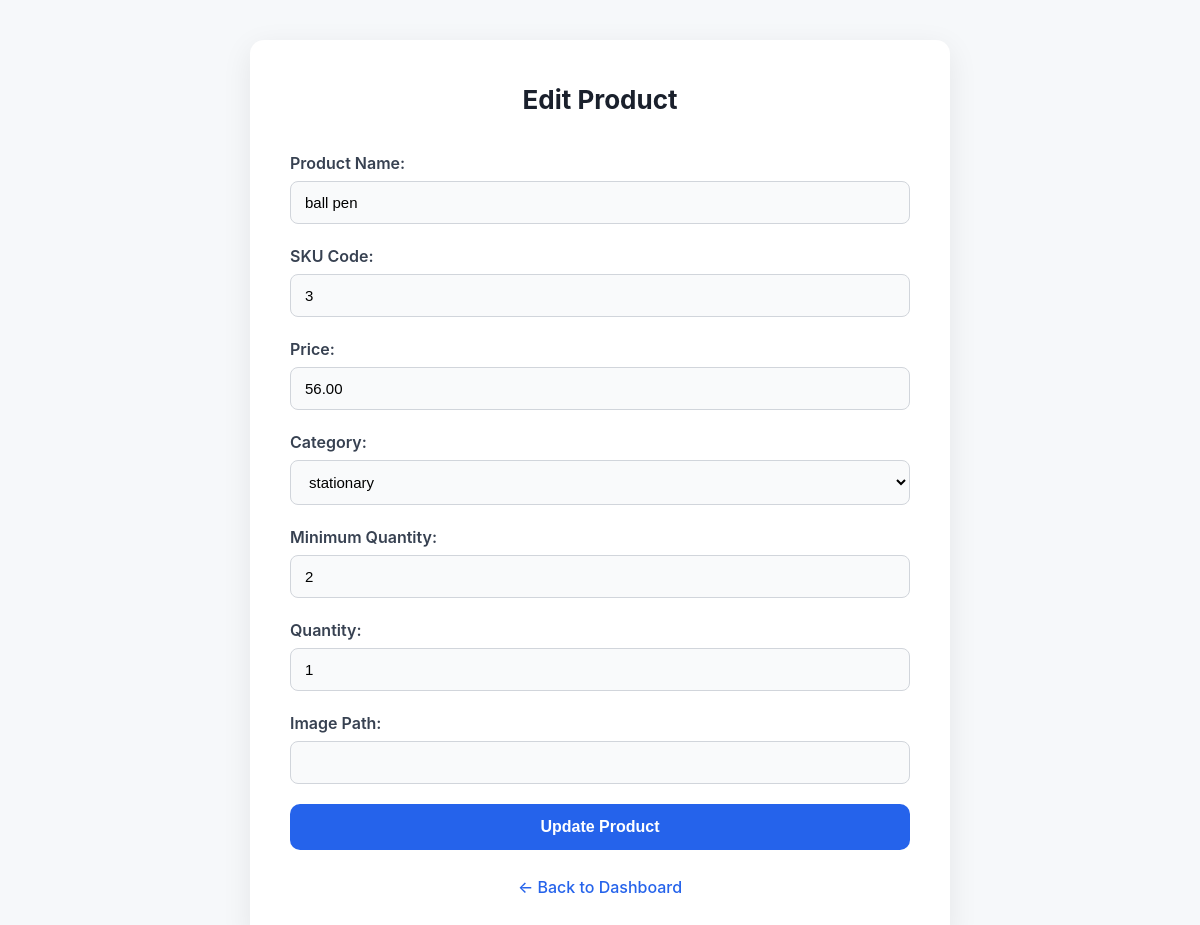
The page /inventory/edit/2/ on the database as committed earlier.
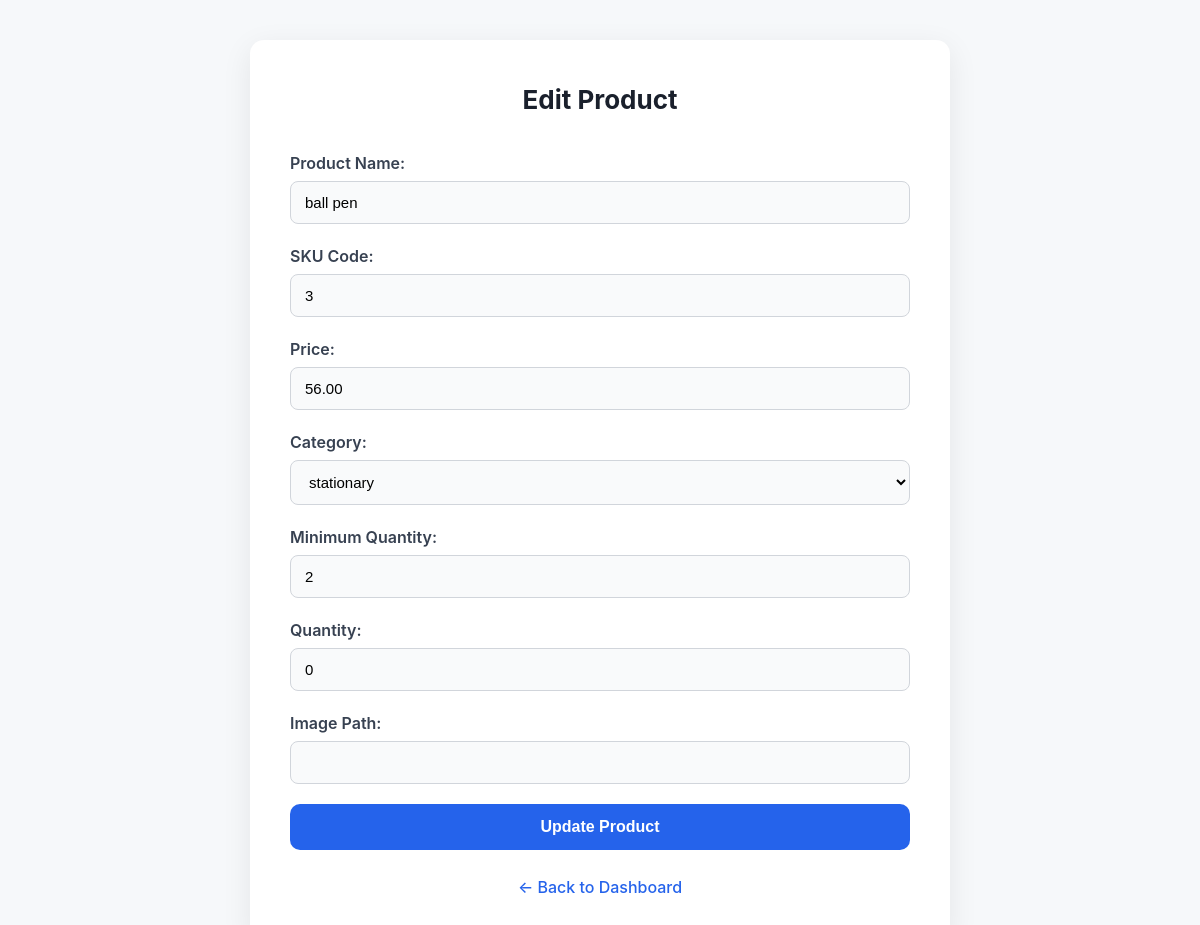
The same page on the database as committed later.
### inventory/models.py (models this page shows, shortened)
class ProductInventory(models.Model):
    name = models.CharField(max_length=255)
    sku_code = models.CharField(max_length=100, unique=True)
    price = models.DecimalField(max_digits=10, decimal_places=2)
    category = models.ForeignKey(Category, on_delete=models.CASCADE)
    minimum_quantity = models.IntegerField(default=10)
    quantity = models.IntegerField()
    image_path = models.ImageField(upload_to='product_images/', blank=True, null=True)  # Using ImageField instead of CharField
    created_at = models.DateTimeField(auto_now_add=True)
    updated_at = models.DateTimeField(auto_now=True)

class Category(models.Model):
    name = models.CharField(max_length=100)

### inventory/views.py (the view, shortened to what this page needs)
# urls.py: path('inventory/edit/<int:product_id>/', views.edit_product_view, name='edit_product'),
def edit_product_view(request, product_id):
    product = get_object_or_404(ProductInventory, id=product_id)
    categories = Category.objects.all()
    context = {
        'product': product,
        'categories': categories
    }
    return render(request, 'edit_product.html', context)

### templates/edit_product.html (shortened to what this page needs)
{% load static %}
<!DOCTYPE html>
<html lang="en">
<head>
    <link rel="stylesheet" href="{% static 'css/add_product_styles.css' %}">
</head>
<body>
    <div class="container">
        <h1>Edit Product</h1>
        <form method="POST">
            <label for="name">Product Name:</label>
            <input type="text" name="name" value="{{ product.name }}" required>
            <label for="sku_code">SKU Code:</label>
            <input type="text" name="sku_code" value="{{ product.sku_code }}" required>
            <label for="price">Price:</label>
            <input type="number" name="price" step="0.01" value="{{ product.price }}" required>
            <label for="category">Category:</label>
            <select name="category" required>
                {% for category in categories %}
                    <option value="{{ category.id }}" {% if product.category.id == category.id %}selected{% endif %}>
                        {{ category.name }}
                    </option>
                {% endfor %}
            </select>
            <label for="minimum_quantity">Minimum Quantity:</label>
            <input type="number" name="minimum_quantity" value="{{ product.minimum_quantity }}" required>
            <label for="quantity">Quantity:</label>
            <input type="number" name="quantity" value="{{ product.quantity }}" required>
            <label for="image_path">Image Path:</label>
            <input type="text" name="image_path" value="{{ product.image_path }}">
            <button type="submit">Update Product</button>
        </form>
        <a href="{% url 'inventory_dashboard' %}">← Back to Dashboard</a>
    </div>
</body>
</html>

### static/css/add_product_styles.css (style rules this page uses)
* { box-sizing: border-box; margin: 0; padding: 0; }
body { font-family: 'Inter', sans-serif; background-color: #f6f8fa; color: #222; line-height: 1.5; padding: 40px 20px; }
.container { max-width: 700px; background: #ffffff; margin: 0 auto; padding: 40px; border-radius: 14px; box-shadow: 0 8px 30px rgba(0, 0, 0, 0.08); }
h1 { font-size: 26px; font-weight: 700; text-align: center; margin-bottom: 32px; color: #1a202c; }
form label { font-weight: 600; margin-bottom: 6px; display: block; color: #374151; }
form input[type="text"], form input[type="number"], form select { width: 100%; padding: 12px 14px; margin-bottom: 20px; border: 1px solid #d1d5db; border-radius: 8px; background-color: #f9fafb; transition: all 0.2s ease; font-size: 15px; }
button[type="submit"] { width: 100%; padding: 14px; background-color: #2563eb; color: white; font-weight: 600; font-size: 16px; border: none; border-radius: 10px; cursor: pointer; transition: background-color 0.2s ease; }
a { display: block; text-align: center; margin-top: 25px; color: #2563eb; font-weight: 500; text-decoration: none; transition: color 0.2s ease; }

Rows that differ between the two databases and show on the page:
changed ProductInventory "ball pen": quantity "1" → "0"
